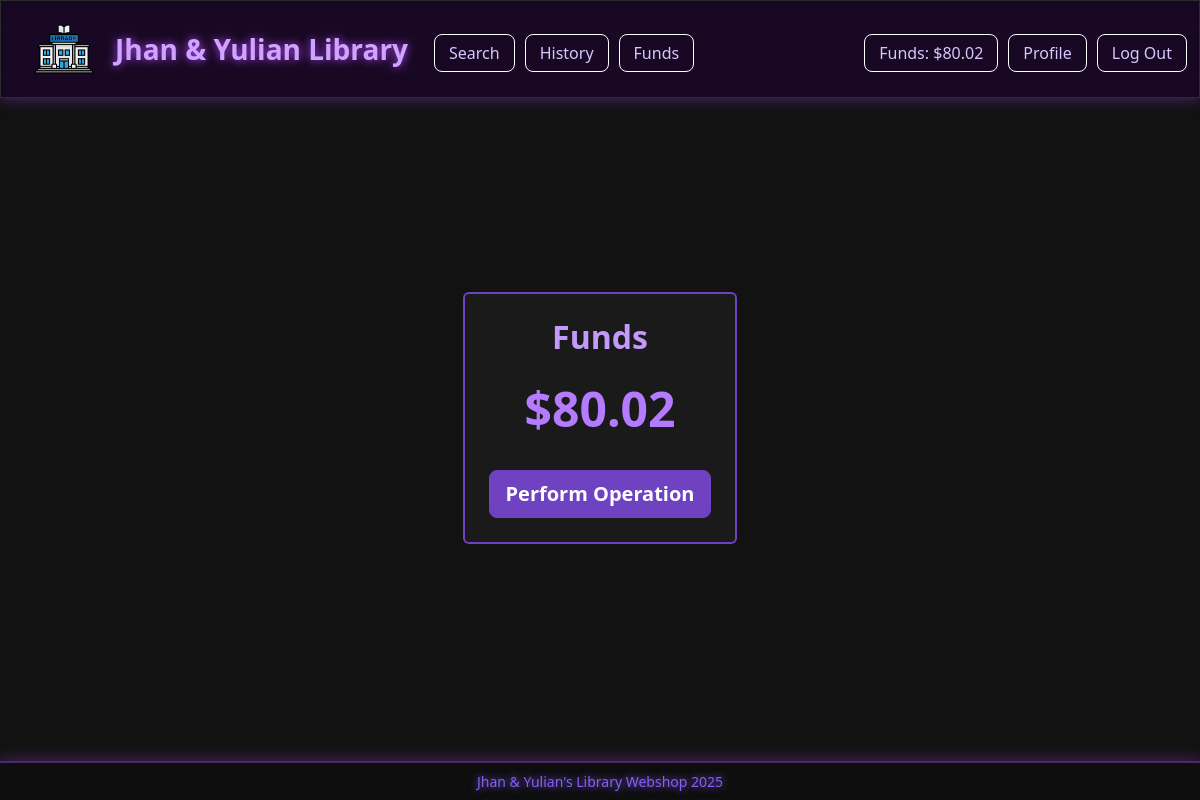
/funds (signed in), run on an earlier commit of the app's database.
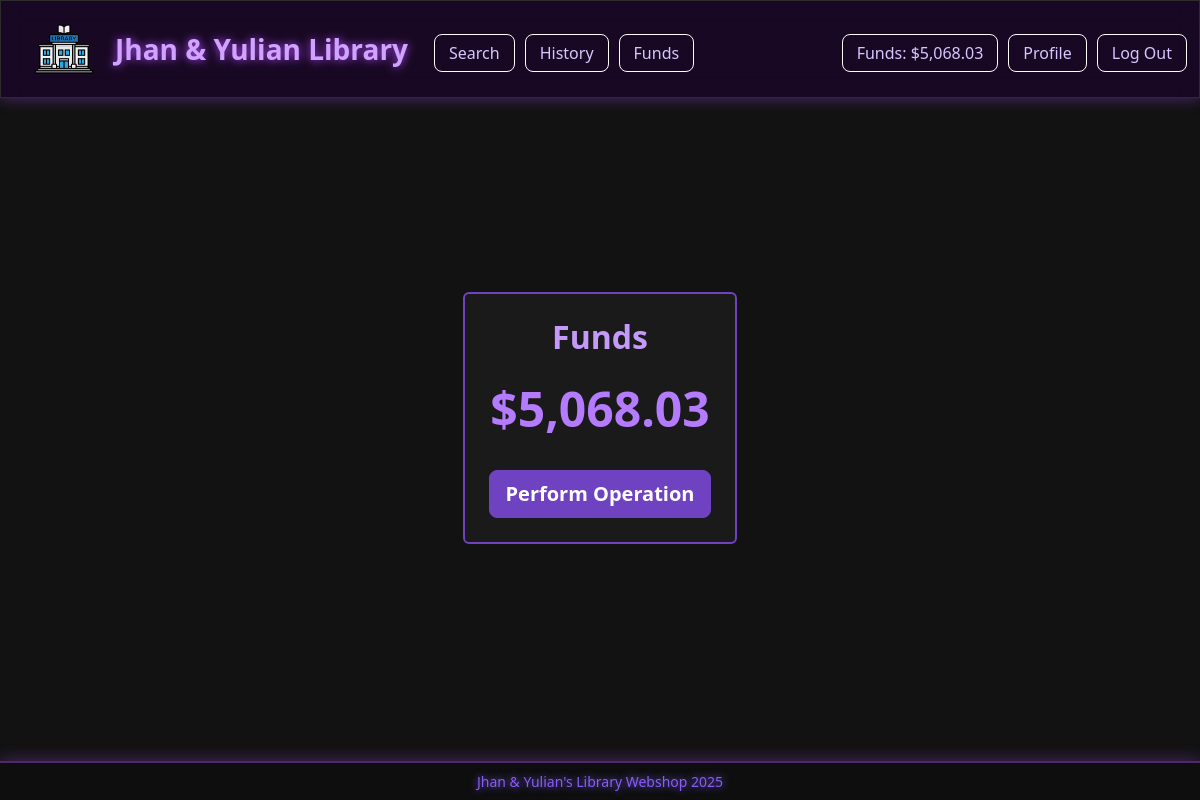
And on a later commit of the database.
### tables this page shows
CREATE TABLE users (
    id INTEGER PRIMARY KEY AUTOINCREMENT NOT NULL,
    username VARCHAR(30) NOT NULL UNIQUE,
    first_name VARCHAR(30) NOT NULL,
    last_name VARCHAR(30) NOT NULL,
    birth_date DATE,
    password_hash TEXT NOT NULL,
    funds NUMERIC NOT NULL DEFAULT 100.00
);

### app.py (the view, shortened to what this page needs)
@app.route("/funds", methods=["GET", "POST"])
@login_required
def funds():
    id = session["user_id"]
    funds = get_funds(id)
    return render_template("funds.html", funds=funds)

### app.py (called while the page is built)
@app.after_request
def after_request(response):
    response.headers["Cache-Control"] = "no-cache, no-store, must-revalidate"
    response.headers["Expires"] = 0
    response.headers["Pragma"] = "no-cache"
    return response

def get_funds(id):
    return db.execute("SELECT funds FROM users WHERE id = ?", id)[0]["funds"]

### helpers.py (called while the page is built)
def login_required(f):
    @wraps(f)
    def decorated_function(*args, **kwargs):
        user_role = session.get("role_id")
        if session.get("user_id") is None or user_role is None:
            return redirect("/login")
        return f(*args, **kwargs)
    return decorated_function

def usd(value):
    return f"${value:,.2f}"

### templates/funds.html (shortened to what this page needs)
{% extends "layout.html" %}
{% block main %}
<div class="d-flex justify-content-center align-items-center" style="min-height: 80vh;">
    <div class="card p-4 text-center" style="max-width: 450px; background-color: #1a1a1a; border: 2px solid purple;">
        <h2 class="mb-4" style="color: purple; font-weight: bold;">Funds</h2>
        <h1 style="font-size: 3rem; color: #b57bff; font-weight: bold;">
            {{ funds | usd }}
        </h1>
        <button id="btn-show-ops" class="btn btn-primary btn-lg mt-4 w-100" type="button">
            Perform Operation
        </button>
    </div>
</div>
{% endblock %}

### templates/layout.html (shortened to what this page needs)
<!DOCTYPE html>
<html lang="en">
<head>
    <link href="https://cdn.jsdelivr.net/npm/bootstrap@5.3.3/dist/css/bootstrap.min.css" rel="stylesheet">
    <link href="https://cdn.jsdelivr.net/npm/bootstrap-icons@1.11.1/font/bootstrap-icons.css" rel="stylesheet">
    <link href="/static/styles.css" rel="stylesheet">
</head>
<body class="d-flex flex-column min-vh-100">
    <nav class="border navbar navbar-expand-md navbar-dark">
        <div class="container-fluid">
            <a href="/" class="navbar-brand d-flex align-items-center ms-3">
                <img src="../static/library.png" alt="Bookstore Logo" style="height: 70px;">
                <span class="ms-3 fs-3 fw-semibold">Jhan & Yulian Library</span>
            </a>
            <div class="collapse navbar-collapse" id="navbar">
                {% if session.get("user_id") %}
                <ul class="navbar-nav me-auto mt-2">
                    <li class="nav-item"><a class="nav-link" href="/search">Search</a></li>
                    <li class="nav-item"><a class="nav-link" href="/history">History</a></li>
                    <li class="nav-item"><a class="nav-link" href="/funds">Funds</a></li>
                </ul>
                <ul class="navbar-nav ms-auto mt-2">
                    {% if funds is defined %}
                    <li class="nav-item">
                        <span class="nav-link">Funds: {{ funds | usd }}</span>
                    </li>
                    {% endif %}
                    <li class="nav-item"><a class="nav-link" href="/profile">Profile</a></li>
                    <li class="nav-item"><a class="nav-link" href="/logout">Log Out</a></li>
                </ul>
                {% else %}
                <ul class="navbar-nav ms-auto mt-2">
                    <li class="nav-item"><a class="nav-link" href="/register">Register</a></li>
                    <li class="nav-item"><a class="nav-link" href="/login">Log In</a></li>
                </ul>
                {% endif %}
            </div>
        </div>
    </nav>
    <main class="flex-fill">
        {% block main %}{% endblock %}
    </main>
    <footer class="text-center py-2 mt-auto">
        Jhan & Yulian's Library Webshop 2025
    </footer>
</body>
</html>

What changed in the data, as far as the page shows it:
changed users: funds "$80.02" → "$5,068.03"
